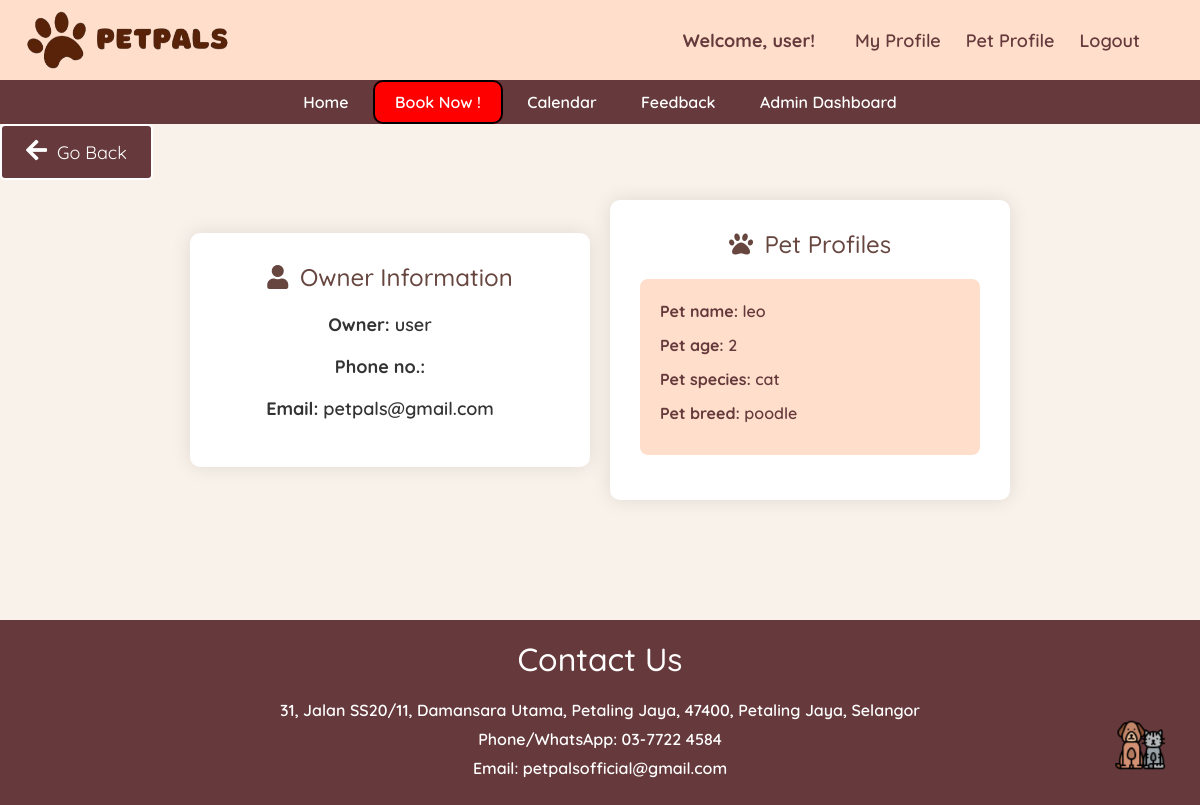
Page /ownerprofile/134/ (signed in) on the committed database.
### main/models.py (models this page shows, shortened)
class Booking(models.Model):
    owner = models.ForeignKey(Owner, null=True, on_delete=models.CASCADE)
    pet = models.ManyToManyField(Pet)
    room = models.ForeignKey(Room, null=True, on_delete=models.CASCADE)
    date = models.DateField(blank=True, null=True)
    TIME_CHOICES = [
        ('09:00', '9:00'),
        ('10:00', '10:00'),
        ('11:00', '11:00'),
        ('12:00', '12:00'),
        ('14:00', '2:00'),
        ('15:00', '3:00'),
        ('16:00', '4:00'),
        ('17:00', '5:00'),
        ('full_day', 'Full (7:00-19:00)'),
        ('morning', 'Morning (7:00-12:00)'),
        ('noon', 'Noon (13:00-19:00)'),
    ]
    time = models.CharField(max_length=10, choices=TIME_CHOICES, blank=True, null=True)
    SERVICE_CHOICES = [
        ('Hair Grooming', 'Hair Grooming'),
        ('Bath and Dry', 'Bath and Dry'),
        ('Pet Hotel', 'Pet Hotel'),
        ('Pet Daycare', 'Pet Daycare'),
    ]
    service = models.CharField(max_length=50, choices=SERVICE_CHOICES)
    STATUS_CHOICES = [
        ('Ongoing', 'Ongoing'),
        ('Completed', 'Completed'),
        ('Cancelled', 'Cancelled'),
    ]
    status = models.CharField(max_length=20, choices=STATUS_CHOICES, default='Ongoing')
    checkin = models.DateField(null=True, blank=True)
    checkout = models.DateField(null=True, blank=True)

class Owner(models.Model):
    user = models.OneToOneField(User, on_delete=models.CASCADE)
    phone_number = models.CharField(max_length=15, blank=True)
    email = models.EmailField(blank=True)
    def __str__(self):
        return self.user.username

class Pet(models.Model):
    name = models.CharField(max_length=20)
    owner = models.ForeignKey(Owner, null=True, on_delete=models.CASCADE)
    age = models.PositiveBigIntegerField()
    species = models.CharField(max_length=50)
    breed = models.CharField(max_length=50)
    profile_pic = models.ImageField(default="profile.jpg", null=True, blank=True)
    def __str__(self):
        return self.name

### main/views.py (the view)
# urls.py: path('ownerprofile/<int:booking_id>/', views.ownerpf, name='ownerpf'),
def ownerpf(request, booking_id):
    booking = get_object_or_404(Booking, id=booking_id)
    pets = booking.pet.all()
    print(pets)  # Debug output
    return render(request, 'admin_showprofile.html', {'booking': booking, 'pets': pets})

### main/templates/admin_showprofile.html (shortened to what this page needs)
{% extends 'base.html' %}
{% block content %}
<!DOCTYPE html>
<html lang="en">
<head>
    <link rel="stylesheet" href="https://cdnjs.cloudflare.com/ajax/libs/font-awesome/5.15.3/css/all.min.css">
</head>
<body>
<a href="{% url 'admin_dashboard' %}"><button><i class="fas fa-arrow-left"></i> Go Back</button></a>
    <div class="container-wrapper">
        <div class="profile1">
            <h2 class="pf"><i class="fas fa-user"></i> Owner Information</h2>
            <div class="profile-info">
                <p><strong>Owner:</strong> {{ booking.owner }}</p>
                <p><strong>Phone no.:</strong> {{ booking.owner.phone_number }}</p>
                <p><strong>Email:</strong> {{ booking.owner.email }}</p>
            </div>
        </div>
        <div class="bigcontainer">
            <h2 class="pf"><i class="fas fa-paw"></i> Pet Profiles</h2>
            {% for pet in pets %}
            <div class="profile-container">
                <div class="profile-info">
                    <p><strong>Pet name:</strong> {{ pet.name }}</p>
                    <p><strong>Pet age:</strong> {{ pet.age }}</p>
                    <p><strong>Pet species:</strong> {{ pet.species }}</p>
                    <p><strong>Pet breed:</strong> {{ pet.breed }}</p>
                </div>
            </div>
            {% endfor %}
        </div>
    </div>
</html>
{% endblock %}

### main/templates/navbar.html (shortened to what this page needs)
{% load static %}
    <header>
        <img src="{% static 'image/PetPals.png' %}" alt="Pawlogo" width="auto" height="80">
        <div class="profile-bar">
            <div class="profile-info">
                {% if request.user.is_authenticated %}
                    <span>Welcome, {{ request.user }}!</span>
                {% else %}
                    <span>Welcome, Guest!</span>
                {% endif %}
            </div>
                <div class="profile-actions">
                    {% if user.is_authenticated %}
                        <a href="{% url 'profile' %}">My Profile</a>
                        <a href="{% url 'petprofile' %}">Pet Profile</a>
                        <a href="{% url 'logout' %}">Logout</a>
                    {% else %}
                        <a href="{% url 'login' %}">Sign In</a>
                        <a href="{% url 'register' %}">Sign Up</a>
                    {% endif %}
                </div>
        </div>
    </header>
    <nav class="navigation">
        {% if user.is_authenticated %}
        <a href="{% url 'home' %}">Home</a>
        <a href="{% url 'bookingpage' %}" class="book">Book Now !</a>
        <a href="{% url 'calendar' %}">Calendar</a>
        <a href ="{% url 'feedback' %}">Feedback</a>
        {% else %}
        <a href="{% url 'home' %}">Home</a>
        <a href="#services">Services</a>
        {% endif %}
        {% if request.user.is_staff %}
        <a href="{% url 'admin_dashboard' %}" >Admin Dashboard </a>
        {% endif %}
    </nav>

### main/templates/base.html (style rules this page uses)
body { font-family: "Quicksand", sans-serif; font-optical-sizing: auto; font-weight: 600; font-style: normal; margin: 0; padding: 0; background-color: #F9F2EB; }
h2 { text-align: center; color: #8B4513; margin-bottom: 20px; font-size: xx-large; }
.fas { font-size: 24px; }

### main/templates/navbar.html (style rules this page uses)
header { background-color: rgb(255, 223, 203); padding: 0px; text-align: center; color: rgb(102, 58, 60); display: flex; justify-content: space-between; align-items: center; }
.navigation { background-color:rgb(102,58,60); padding: 10px 0; text-align: center; }
.navigation a { color: white; text-decoration: none; padding: 10px 20px; }
.profile-bar { display: flex; align-items: center; margin-right: 5%; font-size: large; }
.profile-info { margin-right: 20px; }
.profile-info span { font-weight: bold; }
.profile-actions a { color: rgb(102,58,60); text-decoration: none; margin-left: 20px; }
.book { border-radius: 10px; border: 2px solid black; background-color: red; color:white; }

### main/templates/admin_showprofile.html (style rules this page uses)
body { font-family: "Quicksand", sans-serif; background-color: #F9F2EB; margin: 0; padding: 0; }
.container-wrapper { display: flex; justify-content: center; align-items: center; margin-top: 20px; text-align: center; max-width: 100%; padding: 0 20px; }
.profile1, .bigcontainer { width: 400px; margin-bottom: 20px; padding: 30px; background-color: #fff; color: #66463F; border-radius: 10px; box-shadow: 0 0 20px rgba(0, 0, 0, 0.1); }
.profile1 { margin-right: 20px; }
.pf { margin-bottom: 20px; color: #66463F; font-size: 24px; }
.profile-info p { margin-bottom: 15px; font-size: 18px; color: #333; }
.profile-container { background-color: rgb(255,223,203); padding: 20px; border-radius: 8px; margin-bottom: 15px; text-align: left; }
.profile-container p { margin-bottom: 10px; font-size: 16px; color: rgb(102,58,60); }
button { background-color: rgb(102,58,60); border: 2px solid white; color: white; padding: 12px 24px; font-size: 18px; border-radius: 5px; cursor: pointer; transition:0.3s ease; }
a { text-decoration: none; }
.fas { margin-right: 5px; }

### rows in the picture
Booking: owner "user", owner.email "petpals@gmail.com"
Pet: name "leo", age "2", species "cat", breed "poodle"

### other values in the picture
{{ request.user }} "user"
